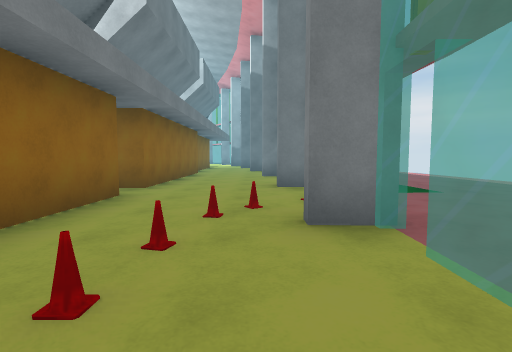
view 1 (above)

16 first-person views from a walk through a 3-D level made in the Unity game engine. The camera is 1.2 m above the floor, tilts 4° down and sees 85° across. The floor is counted in squares, 2 m on a side. Each view is taken from the middle of a square. On the plan, view 1 faces up. The plan holds only what a view shows up to about 9 squares ahead; the rest is blank. The place goes on beyond the plan. Some animated figures are left out.

view 2
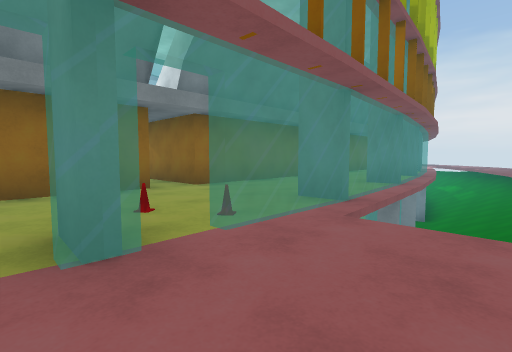

view 3
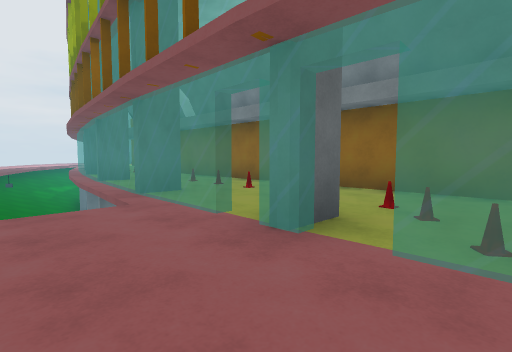

view 4
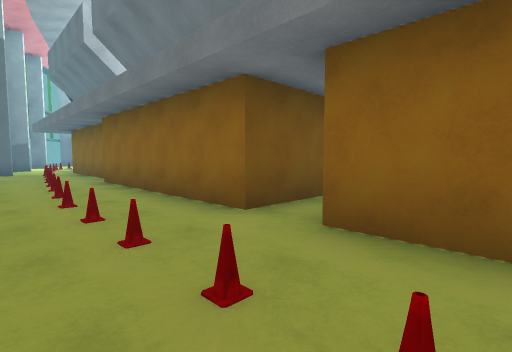

view 5
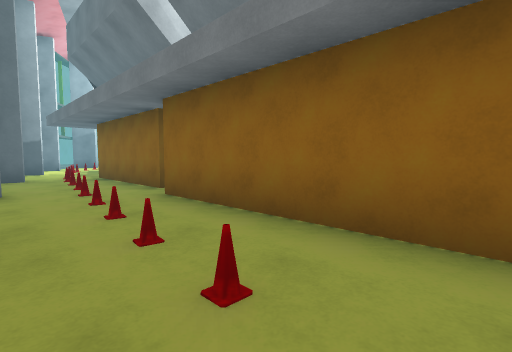

view 6
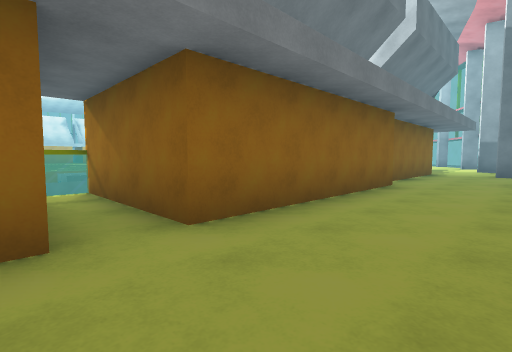

view 7
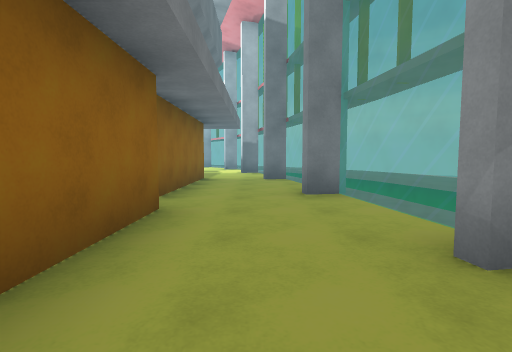

view 8
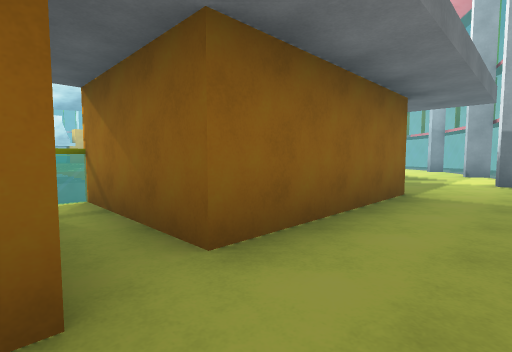

view 9
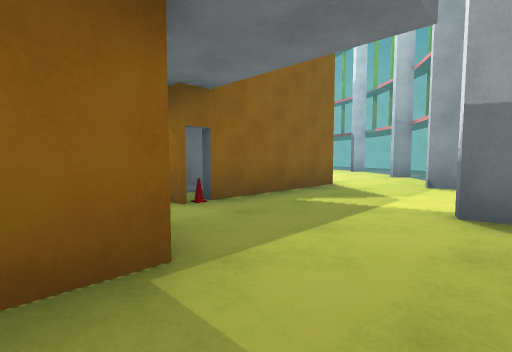

view 10
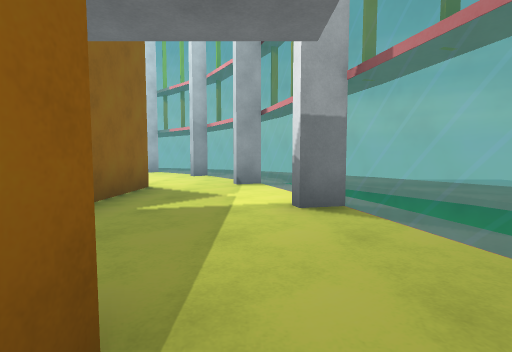

view 11
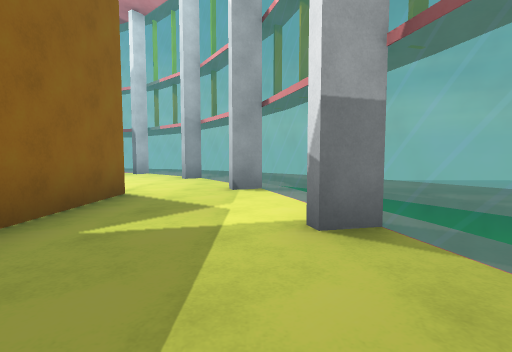

view 12
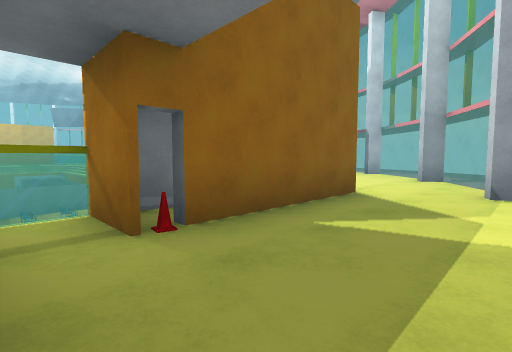

view 13
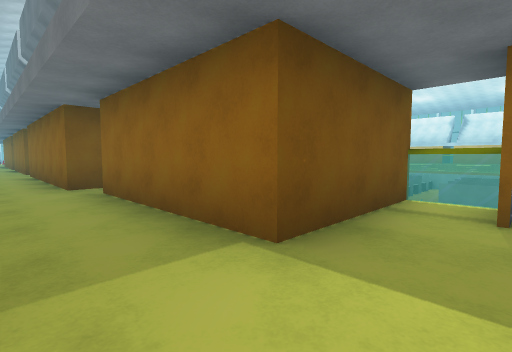

view 14
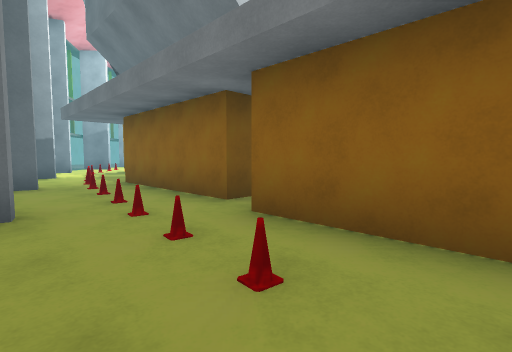

view 15
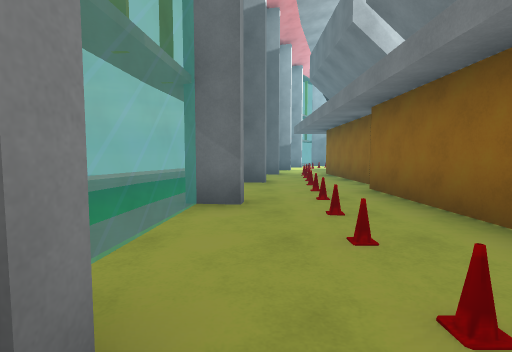

view 16
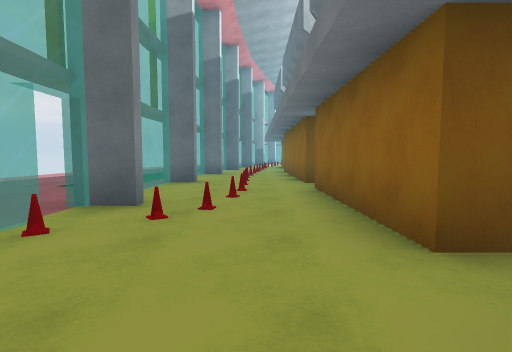

### Floor plan
Key: @ floor where view 1 was taken; # wall or solid block; . floor; / step, stairs or slope; = window, fence, low wall or low ledge; v drop or lower ground; C cone; O other object.
Columns run from 6 left of view 1 to 3 right of it. Each row starts with its distance up from view 1.
 26   ..
 25   ..
 24   ..
 23    ...
 22   /=v.
 21   .. v../
 20  =..=v.../
 19  #... v...
 18  #...=vv.
 17  #....=
 16 ##C...= v.
 15 =.....= v.
 14 ####..= v.
 13    #..=vv.
 12    #..=vvv
 11  ###...=vv
 10    ##..= v
  9     #..=
  8     #..=
  7     #..=
  6 #####..=v
  5 =......=vv
  4    ##..C..
  3     #.C=..
  2     #C....
  1     #C.=..
  0     #C@=vv
 -1     #C.=v
 -2     #C.=
 -3     #C.=
 -4     #C.=
 -5     #C.=
 -6     #C=v v
 -7    ##C= vv
 -8    ##O  v.
 -9     O#=
-10     O#=
-11     O=
-12      =

Where each view was taken, in squares from view 1:
view 1: 0 up, 0 right, facing up
view 2: 2 up, 3 right, facing up-left
view 3: 4 up, 3 right, facing down-left
view 4: 2 up, 0 right, facing down-left
view 5: 1 down, 0 right, facing down-left
view 6: 4 up, 0 right, facing up-left
view 7: 7 up, 1 left, facing up
view 8: 10 up, 1 left, facing up-left
view 9: 14 up, 1 left, facing up-left
view 10: 14 up, 2 left, facing up
view 11: 15 up, 2 left, facing up
view 12: 15 up, 2 left, facing up-left
view 13: 16 up, 1 left, facing down-left
view 14: 3 down, 0 right, facing down-left
view 15: 0 up, 0 right, facing down
view 16: 6 up, 1 left, facing down
